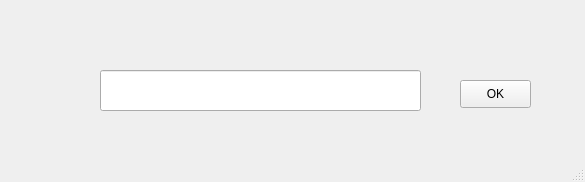
<?xml version="1.0" encoding="UTF-8"?>
<ui version="4.0">
 <class>MainWindow</class>
 <widget class="QMainWindow" name="MainWindow">
  <property name="geometry">
   <rect>
    <x>0</x>
    <y>0</y>
    <width>585</width>
    <height>182</height>
   </rect>
  </property>
  <property name="windowTitle">
   <string>MainWindow</string>
  </property>
  <widget class="QWidget" name="centralwidget">
   <widget class="QPushButton" name="okButton">
    <property name="geometry">
     <rect>
      <x>460</x>
      <y>80</y>
      <width>71</width>
      <height>28</height>
     </rect>
    </property>
    <property name="text">
     <string>OK</string>
    </property>
   </widget>
   <widget class="QLineEdit" name="lineEdit">
    <property name="geometry">
     <rect>
      <x>100</x>
      <y>70</y>
      <width>321</width>
      <height>41</height>
     </rect>
    </property>
   </widget>
  </widget>
  <widget class="QStatusBar" name="statusbar"/>
 </widget>
 <resources/>
 <connections/>
</ui>
